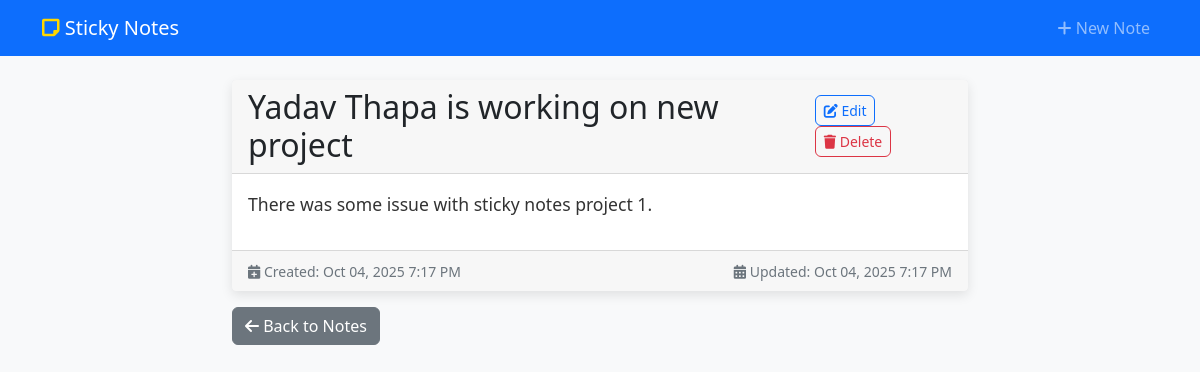
/note/1/, run on the app's committed database.
### sticky_notes_app/models.py (models this page shows, shortened)
class StickyNote(django_models.Model):
    objects = django_models.Manager()  # type: ignore
    title = django_models.CharField(max_length=200)  # type: ignore
    content = django_models.TextField()  # type: ignore
    created_at = django_models.DateTimeField(  # type: ignore
        default=django_timezone.now
    )
    updated_at = django_models.DateTimeField(auto_now=True)  # type: ignore
    class Meta:
        app_label = 'sticky_notes_app'
        db_table = 'sticky_notes_stickynote'
        ordering = ["-updated_at"]

### sticky_notes_app/views.py (the view)
# urls.py: path('note/<int:pk>/', views.note_detail, name='note_detail'),
def note_detail(request, pk):
    note = get_object_or_404(StickyNote, pk=pk)
    return render(request, 'sticky_notes/note_detail.html', {'note': note})

### sticky_notes_app/templates/sticky_notes/note_detail.html (shortened to what this page needs)
{% extends 'sticky_notes/base.html' %}
{% block content %}
<div class="row justify-content-center">
    <div class="col-lg-8">
        <div class="card sticky-note-detail">
            <div class="card-header d-flex justify-content-between align-items-center">
                <h2 class="mb-0">{{ note.title }}</h2>
                <div>
                    <a href="{% url 'note_update' note.pk %}" class="btn btn-outline-primary btn-sm">
                        <i class="fas fa-edit"></i> Edit
                    </a>
                    <a href="{% url 'note_delete' note.pk %}" class="btn btn-outline-danger btn-sm">
                        <i class="fas fa-trash"></i> Delete
                    </a>
                </div>
            </div>
            <div class="card-body">
                <div class="note-content">
                    {{ note.content|linebreaks }}
                </div>
            </div>
            <div class="card-footer text-muted">
                <div class="row">
                    <div class="col-sm-6">
                        <small><i class="fas fa-calendar-plus"></i> Created: {{ note.created_at|date:"M d, Y g:i A" }}</small>
                    </div>
                    <div class="col-sm-6 text-end">
                        <small><i class="fas fa-calendar-alt"></i> Updated: {{ note.updated_at|date:"M d, Y g:i A" }}</small>
                    </div>
                </div>
            </div>
        </div>
        <div class="mt-3">
            <a href="{% url 'note_list' %}" class="btn btn-secondary">
                <i class="fas fa-arrow-left"></i> Back to Notes
            </a>
        </div>
    </div>
</div>
{% endblock %}

### static/css/style.css (style rules this page uses)
body { background-color: #f8f9fa; font-family: 'Segoe UI', Tahoma, Geneva, Verdana, sans-serif; }
.sticky-note-detail { background: #fff; border: none; box-shadow: 0 4px 12px rgba(0,0,0,0.1); }
.note-content { font-size: 1.1rem; line-height: 1.6; color: #333; }
.btn { border-radius: 6px; font-weight: 500; }

### data on the page
StickyNote: title "Yadav Thapa is working on new project", content "There was some issue with sticky notes project 1.", created_at "Oct 04, 2025 7:17 PM", updated_at "Oct 04, 2025 7:17 PM"
